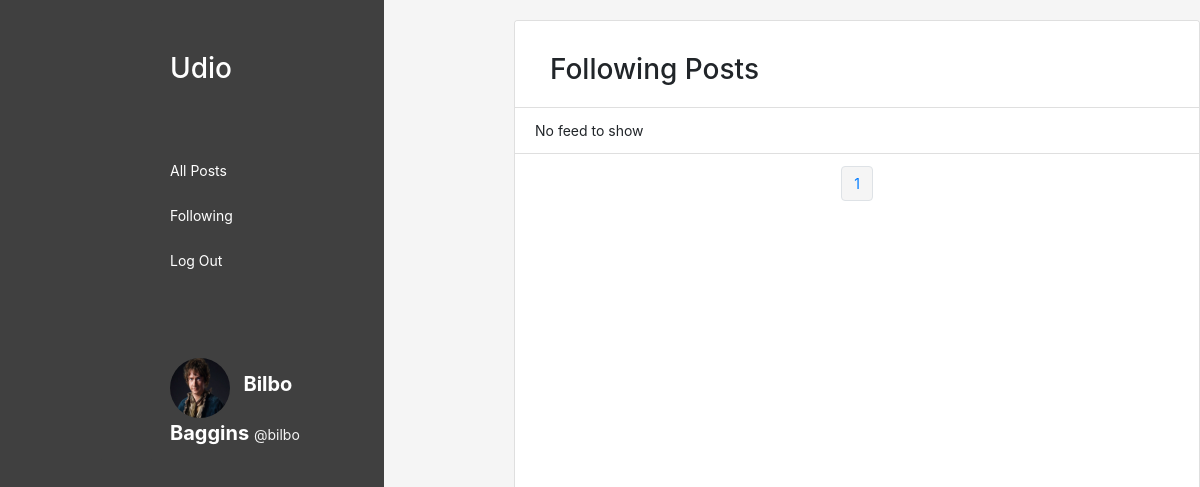
Page /following/20 (signed in) on the committed database.
### network/models.py (models this page shows)
class User(AbstractUser):
    name=models.TextField(null=True)
    imagefile= models.FileField(upload_to='images/', null=True, verbose_name="")

### network/views.py (the view, shortened to what this page needs)
# urls.py: path("following/<int:profile_id>", views.following, name="following"),
@login_required
def following(request, profile_id):
    user=User.objects.get(pk=profile_id)
    following=user.followinglist.all()
    following=[person.following.id for person in following]
    following.append(profile_id)
    tweets=(Tweet.objects.filter(owner__in=following))
    tweets=tweets.order_by("-timestamp").all()
    tweets_list=[]
    paginator = Paginator(tweets_list, 10) # Show 10 contacts per page.
    page_number = request.GET.get('page')
    page_obj = paginator.get_page(page_number)
    return render(request, "network/following.html",{'page_obj': page_obj})

### network/templates/network/following.html (shortened to what this page needs)
{% extends "network/layout.html" %}
{% load static %}
{% block body %}
  <div class="card maincard" style="width: 45rem;">
    <ul class="list-group list-group-flush">
      <li class="list-group-item"> <h3> &nbsp; Following Posts </h3> </li>
          {% if page_obj  %}
          {% for obj in page_obj %}
          <li class="list-group-item tweetcard"> <div  onclick="location.href='/open_tweet/{{ obj.id }}'">
            <img class="rounded-circle z-depth-2" alt="100x100" data-holder-rendered="true" src='{{ MEDIA_URL }}{{ obj.image }}'>
            <span class="link"> &nbsp; {{ obj.tweeter }} </span> <span class="userid"> <a href= {% url 'profile' obj.tweeterid %} class="userid">
               @{{ obj.tweeterusername}} </a> {{ obj.timestamp}} </span>
            <p class="contenttweet"> <pre>{{obj.content}}</pre> <hr> </p> </div>
            <div class="block">
               <div onclick="like(this)" id="like{{obj.id}}" class="subblock" data-id="{{ obj.id }}">
                {% if obj.liked %}
                <i class="fa fa-heart" style="color:crimson"></i>
                {% else %}
                <i style="font-size:14px" class="fa">&#xf08a;</i>
                {% endif %}
                {{ obj.likes }}
              </div> <div  class="subblock" onclick="location.href='/open_tweet/{{ obj.id }}'" >
                <i class="fa fa-comment-o" aria-hidden="true"></i>  {{ obj.comments }}
            </div>
          </div>
          </li>
          {% endfor %}
          {% else %}
          <li class="list-group-item tweetcard"> No feed to show </li>
          {% endif %}
          <li class="list-group-item tweetcard">
            <nav aria-label="Page navigation example">
              <ul class="pagination justify-content-center">
                <li class="page-item "><a class="page-link" href="#" style="background-color:whitesmoke"> {{ page_obj.number }} </a></li>
              </ul>
            </nav>
</div>
</div>
{% endblock %}

### network/templates/network/layout.html (shortened to what this page needs)
{% load static %}
<!DOCTYPE html>
<html lang="en">
    <head>
  <link rel="stylesheet" href="https://stackpath.bootstrapcdn.com/bootstrap/4.5.1/css/bootstrap.min.css">
        <link href="{% static 'network/styles.css' %}" rel="stylesheet">
    <link rel="stylesheet" href="https://cdnjs.cloudflare.com/ajax/libs/font-awesome/4.7.0/css/font-awesome.min.css">
    </head>
    <body>
    <div class=" split left">
        <div class="card menu border-0" style="width: 25rem;">
            <ul class="list-group list-group-flush menu">
              <li class="list-group-item menu border-0">  <h3> Udio </h3> </li> <br> <br>
              <li class="list-group-item menu border-0"> <a  href="{% url 'index' %}" class="linkwhite"> All Posts</a></li>
              <li class="list-group-item menu border-0">  <a href="{% url 'following' request.user.id %}" class="linkwhite">Following</a> </li>
              <li class="list-group-item menu border-0">  <a  href="{% url 'logout' %}" class="linkwhite">Log Out</a> </li>
              <br>
              <br>
              <br>
              <li  class="list-group-item menu ">
                <img class="rounded-circle z-depth-2" alt="100x100" data-holder-rendered="true" src='{{ MEDIA_URL }}{{ request.user.imagefile }}'>
                <span style="color:white"> <strong style="font-size: 20px;">&nbsp; {{ request.user.name}} </strong>  </span> <a href={% url 'profile' request.user.id %} style="color: whitesmoke;"> @{{ request.user.username}} </a>
              </li>
            </div>
          </div>
         <div class="split right">
            {% block body %}
            {% endblock %}
    </body>
</html>

### network/static/network/styles.css (style rules this page uses)
body { font-size: 14px; }
h3 { padding-top: 20px; }
.split { height: 100%; position: fixed; z-index: 1; top: 0; overflow-x: hidden; padding-top: 20px; }
.left { width:32%; left: 0; background-color: #404040; display: flex; }
.right { width: 68%; right: 0; background-color: whitesmoke; display: flex; }
.menu { color:white; background-color: #404040; margin-left: 50px; }
.linkwhite { color:white; }
.maincard { margin-left: 130px; top: 0; }
.rounded-circle { width:60px; height:60px; }

### rows in the picture
User: user.imagefile (picture), user.name "Bilbo Baggins", user.username "bilbo"

### other values in the picture
{{ page_obj.number }} "1"
